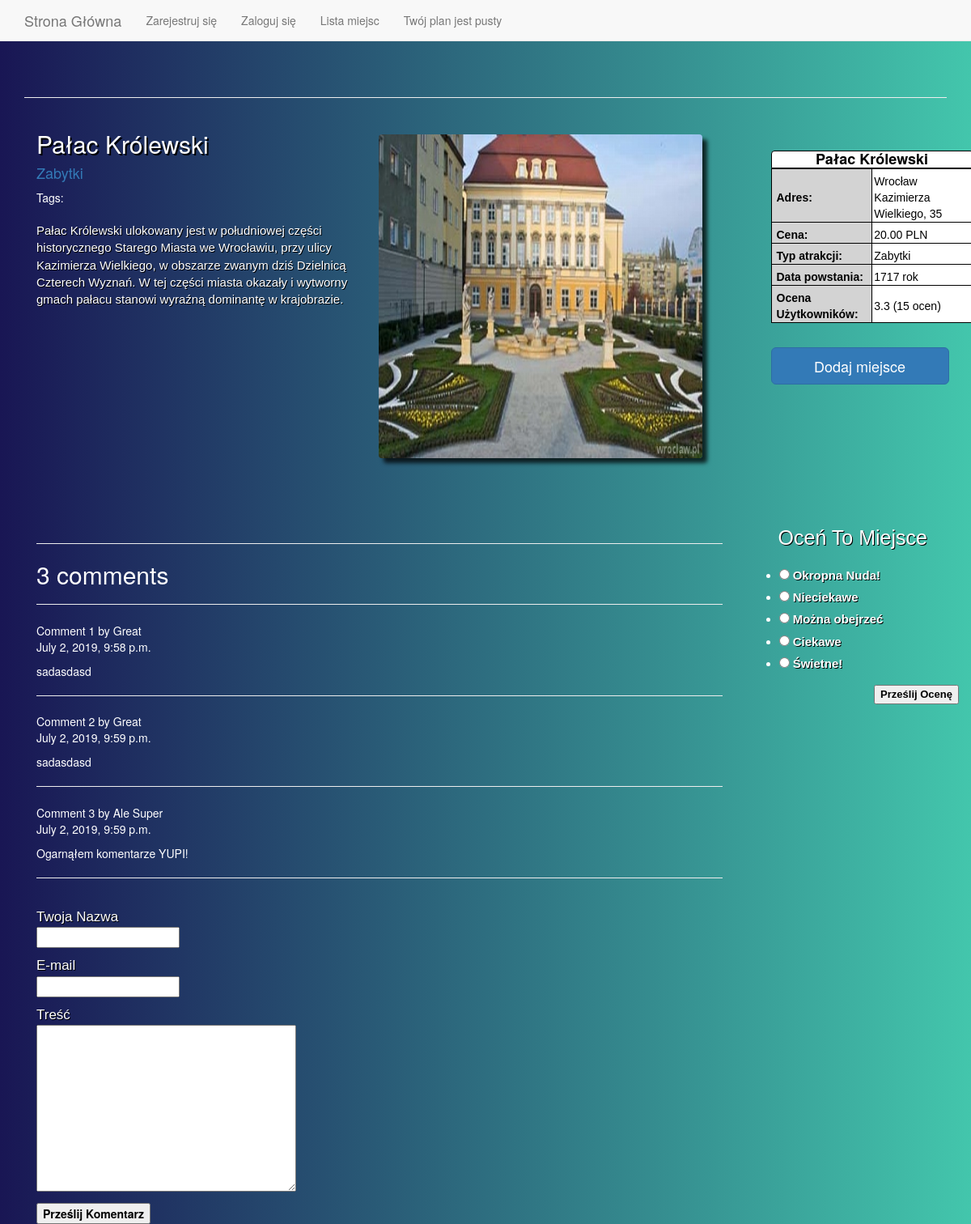
The page /2/palac-krolewski/ on the database as committed earlier.
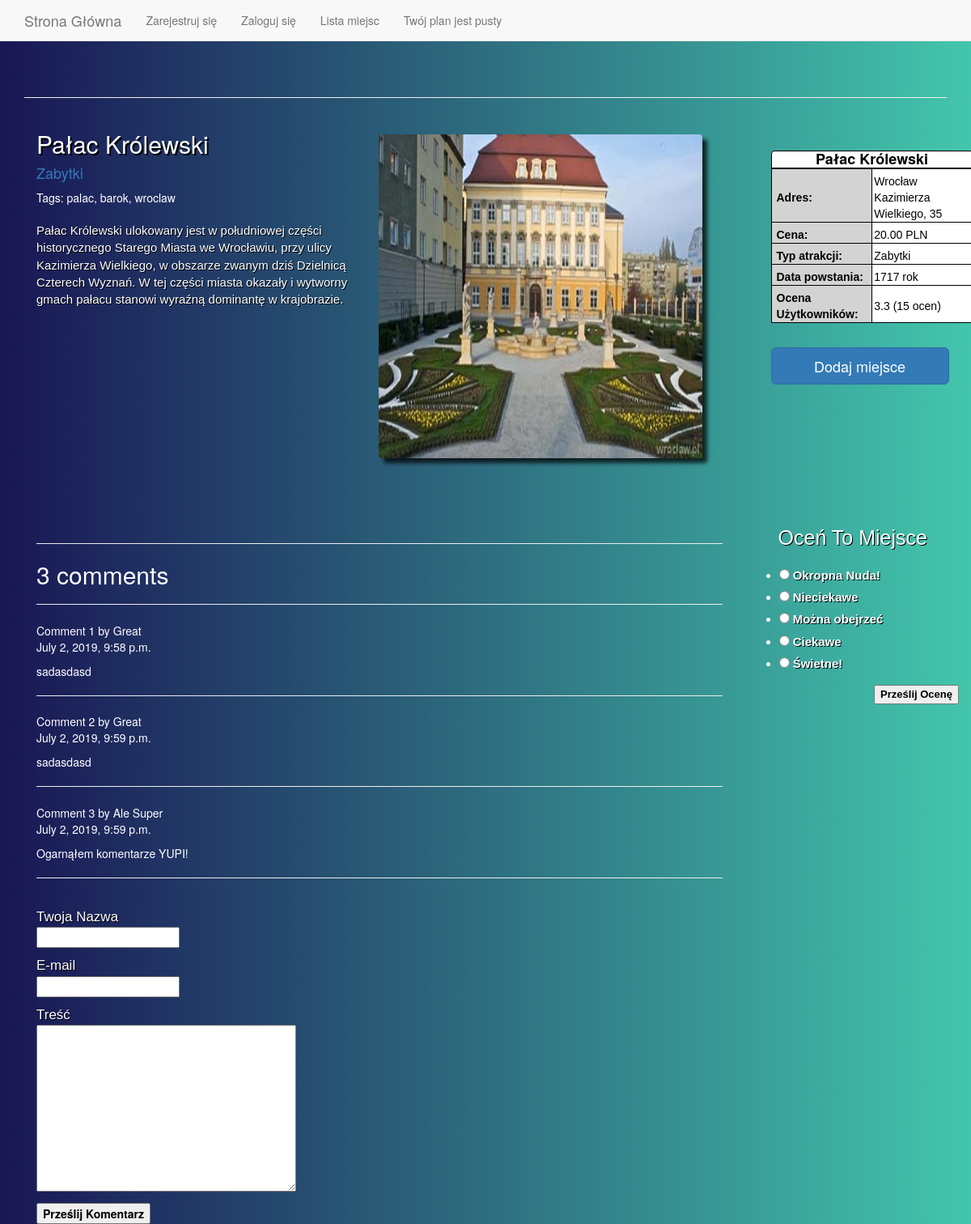
The same page on the database as committed later.
### explorerapp/models.py (models this page shows, shortened)
class Place(models.Model):
    name = models.CharField(max_length=60)
    slug = models.SlugField(max_length=200, unique=True)
    description = models.TextField()
    category = models.ForeignKey(Category, related_name='places', on_delete=models.CASCADE)
    cost = models.DecimalField(max_digits=10, decimal_places=2)
    image = models.ImageField(upload_to='images/%Y/%m/%d', blank=True)
    created = models.DateTimeField(auto_now_add=True)
    updated = models.DateTimeField(auto_now=True)
    address = models.ForeignKey(Address, on_delete=models.CASCADE, null=True)
    creation_date = models.DecimalField(max_digits=4, decimal_places=0, )
    sum_of_rating = models.DecimalField(max_digits=9, decimal_places=2, default=5)
    num_of_ratings = models.IntegerField(default=1)
    tags = TaggableManager()
    class Meta:
        ordering = ('name',)

class Category(models.Model):
    name = models.CharField(max_length=200, db_index=True)
    slug = models.SlugField(max_length=200, unique=True)
    def __str__(self):
        return self.name
    def get_absolute_url(self):
        return reverse('explorer:places_list_by_category', args=[self.slug])

class Address(models.Model):
    street = models.CharField(max_length=60)
    city = models.ForeignKey(City, on_delete=models.CASCADE)
    location_number = models.CharField(max_length=10, blank=True)
    latitude = models.DecimalField(max_digits=10, decimal_places=8, null=True, blank=True)
    length = models.DecimalField(max_digits=11, decimal_places=8, null=True, blank=True)

class City(models.Model):
    name = models.CharField(max_length=30)
    slug = models.SlugField(max_length=30, unique=True)
    def __str__(self):
        return self.name

### explorerapp/views.py (the view, shortened to what this page needs)
# urls.py: path('<int:id>/<slug:slug>/', views.PlaceView.as_view(), name='place_detail'),
class PlaceView(View):
    template_name = 'explorer/place_detail.html'
    def place_detail(self):
        place = get_object_or_404(Place, id=self.kwargs['id'], slug=self.kwargs['slug'])
        return place
    def comments_get(self):
        place = get_object_or_404(Place, id=self.kwargs['id'], slug=self.kwargs['slug'])
        comments = place.comments.filter(active=True)
        return comments
    def get_context_data(self,  **kwargs):
        kwargs['place'] = self.place_detail()
        kwargs['comments'] = self.comments_get()
        if 'rating_form' not in kwargs:
            kwargs['rating_form'] = RatingForm()
        if 'comment_form' not in kwargs:
            kwargs['comment_form'] = CommentForm()
        return kwargs
    def get(self, request, *args, **kwargs):
        return render(request, self.template_name, self.get_context_data())

### explorerapp/forms.py
class RatingForm(forms.Form):
    OPTIONS = [
        (1, 'Okropna Nuda!'),
        (2, 'Nieciekawe'),
        (3, 'Można obejrzeć'),
        (4, 'Ciekawe'),
        (5, 'Świetne!')
    ]
    Rating = forms.ChoiceField(widget=forms.RadioSelect, choices=OPTIONS)

class CommentForm(forms.ModelForm):
    class Meta:
        model = Comment
        fields = ('name', 'email', 'body')
        labels = {
            'name': _('Twój nick'),
            'body': _('Treść')}

### plan/context_processors.py (called while the page is built)
def plan(request):
    return {'plan': Plan(request)}

### plan/plan.py (called while the page is built)
    def __len__(self):
        return sum(item['quantity'] for item in self.plan.values())

### explorerapp/templates/explorer/place_detail.html (shortened to what the changed rows need)
{% extends "explorer/base.html" %}
{% block content %}
  {% load static %}
  {% load mathfilters %}
  {% load bootstrap3 %}
    <link rel="stylesheet" type="text/css" href="{% static 'css/place_detail.css' %}">
        <div class="container">
          <div class="row" >
            <div class="col-md-9" style="">
                <img id="placeimg" style="float:right; margin:25px" src="{% if place.image %}{{ place.image.url }}{% else %}{% static 'img/no_image.png' %}{% endif %}">
                <div >
                    <h2 style="text-shadow: 2px 2px black;">{{ place.name }}</h2>
                      <h4><a href="{{ place.category.get_absolute_url }}">{{ place.category }}</a></h4>
                      <p class="tags">Tags: {{ place.tags.all|join:", " }}</p>
                <div id="description" class="description">
                      {{ place.description|linebreaks }}
                </div>
                </div>
            </div>
            <div class="col-md-3" id="information-table" >
                <h4 class="place-name">{{ place.name }}</h4>
                <table style="background-color:white;">
                    <tr >
                        <th>Adres:</th>
                        <td>{{place.address.city }} {{ place.address.street }}, {{place.address.location_number }}</td>
                    </tr>
                    <tr>
                        <th>Cena:</th>
                        <td>{{ place.cost }} PLN</td>
                    </tr>
                    <tr>
                        <th>Typ atrakcji: </th>
                        <td>{{ place.category }}</td>
                    </tr>
                    <tr>
                        <th>Data powstania: </th>
                        <td>{{ place.creation_date}} rok</td>
                    </tr>
                    <tr>
                        <th>Ocena Użytkowników:</th>
                        <td>{{ place.sum_of_rating|div:place.num_of_ratings |floatformat }} ({{ place.num_of_ratings }} ocen)</td>
                    </tr>
                </table>
                <br>
                <form action="{% url 'plan:plan_add' place.id %}"  method="post" class="plan_form" >
                    <input class="btn btn-primary btn-lg btn-block"  name="plan" type="submit" value="Dodaj miejsce" style="float:right" ></input>
                </form>
            </div>
          </div>
          <div class="row" >
              <div class="col-md-9" style="padding-top:60px;">
                  {% with comments.count as total_comments %}
                    <h2>
                        {{ total_comments }} comment{{ total_comments|pluralize }}
                    </h2>
                  {% endwith %}
              </div>
          </div>
        </div>
{% endblock %}

Rows that differ between the two databases and show on the page:
changed Place "Pałac Królewski": tags.all (not shown) → "palac, barok, wroclaw"
